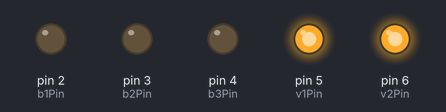
A sketch run on a simulated Arduino Uno, built with avr-gcc and run on an emulated ATmega328P. Parts: output pins drawn as LEDs (lit = HIGH).

Above: at 0.05 s.
At 2.5 s:
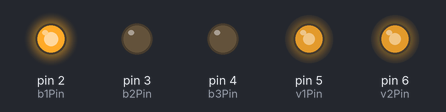
At 5.0 s:
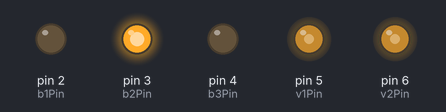
At 7.45 s:
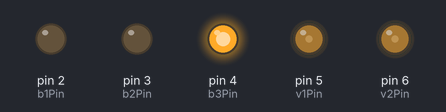
At 9.95 s:
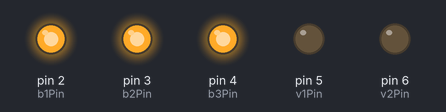
Timing chart, 0 to 13.0 s (numbered marks = the images above):
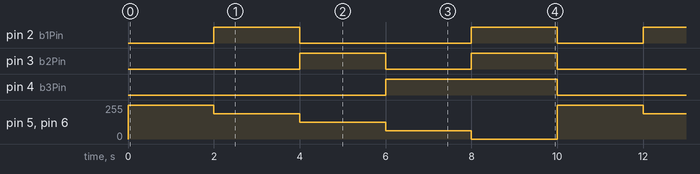

The sketch:

VMOTORS_and_LED_test.ino
```cpp
// Pin setup
const int b1Pin = 2;  // Battery LED 1 output pin
const int b2Pin = 3;  // Battery LED 2 output pin
const int b3Pin = 4;  // Battery LED 3 output pin

const int v1Pin = 5;  // Vibration motor 1 output pin
const int v2Pin = 6;  // Vibration motor 2 output pin

int Vlevels[] = {255, 191, 127, 63, 0}; // max, 3/4, 1/2, 1/4, 0

void setup() {
  // Set battery LED pins as output
  pinMode(b1Pin, OUTPUT);
  pinMode(b2Pin, OUTPUT);
  pinMode(b3Pin, OUTPUT);

  // Set Vmotor pins as output
  pinMode(v1Pin, OUTPUT);
  pinMode(v2Pin, OUTPUT);
}

void loop() {
  // Vibration levels (0-255)
  int stepTime = 2000; // 2 seconds per level (milliseconds)

  for (int i = 0; i < 5; i++) {
    // Set battery LEDs
    if (i == 0) {
      digitalWrite(b1Pin, LOW);
      digitalWrite(b2Pin, LOW);
      digitalWrite(b3Pin, LOW);
    } else if (i == 1) {
      digitalWrite(b1Pin, HIGH);
      digitalWrite(b2Pin, LOW);
      digitalWrite(b3Pin, LOW);
    } else if (i == 2) {
      digitalWrite(b1Pin, LOW);
      digitalWrite(b2Pin, HIGH);
      digitalWrite(b3Pin, LOW);
    } else if (i == 3) {
      digitalWrite(b1Pin, LOW);
      digitalWrite(b2Pin, LOW);
      digitalWrite(b3Pin, HIGH);
    } else {
      digitalWrite(b1Pin, HIGH);
      digitalWrite(b2Pin, HIGH);
      digitalWrite(b3Pin, HIGH);
    }

    // Set Vmotors
    analogWrite(v1Pin, Vlevels[i]);
    analogWrite(v2Pin, Vlevels[i]);
    delay(stepTime);                // Wait 2 seconds
  }
}
```

Measured:
- by itself, pin 2 (b1Pin): repeats every 10.0 s: LOW 4.0 s, HIGH 2.0 s, LOW 2.0 s, HIGH 2.0 s
- by itself, pin 3 (b2Pin): repeats every 10.0 s: LOW 2.0 s, HIGH 2.0 s, LOW 4.0 s, HIGH 2.0 s
- by itself, pin 4 (b3Pin): alternates HIGH for 4.0 s and LOW for 6.0 s
- by itself, pin 5 (v1Pin), pin 6 (v2Pin): repeats every 10.0 s: 191/255 2.0 s, 127/255 2.0 s, 63/255 2.0 s, 0/255 2.0 s, 255/255 2.0 s
